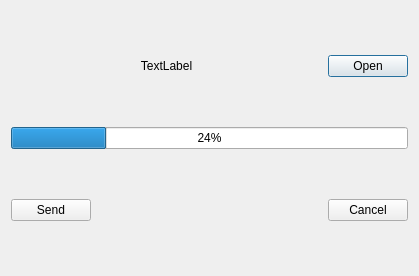
<?xml version="1.0" encoding="UTF-8"?>
<ui version="4.0">
 <class>send_window</class>
 <widget class="QDialog" name="send_window">
  <property name="geometry">
   <rect>
    <x>0</x>
    <y>0</y>
    <width>419</width>
    <height>276</height>
   </rect>
  </property>
  <property name="windowTitle">
   <string>Send File</string>
  </property>
  <layout class="QVBoxLayout" name="verticalLayout">
   <item>
    <layout class="QHBoxLayout" name="horizontalLayout_2">
     <item>
      <widget class="QLabel" name="tip_label">
       <property name="text">
        <string>TextLabel</string>
       </property>
       <property name="alignment">
        <set>Qt::AlignCenter</set>
       </property>
      </widget>
     </item>
     <item>
      <widget class="QPushButton" name="open_file">
       <property name="maximumSize">
        <size>
         <width>80</width>
         <height>16777215</height>
        </size>
       </property>
       <property name="text">
        <string>Open</string>
       </property>
      </widget>
     </item>
    </layout>
   </item>
   <item>
    <widget class="QProgressBar" name="progress_bar">
     <property name="value">
      <number>24</number>
     </property>
    </widget>
   </item>
   <item>
    <layout class="QHBoxLayout" name="horizontalLayout">
     <item>
      <widget class="QPushButton" name="send_file">
       <property name="text">
        <string>Send</string>
       </property>
      </widget>
     </item>
     <item>
      <spacer name="horizontalSpacer">
       <property name="orientation">
        <enum>Qt::Horizontal</enum>
       </property>
       <property name="sizeHint" stdset="0">
        <size>
         <width>40</width>
         <height>20</height>
        </size>
       </property>
      </spacer>
     </item>
     <item>
      <widget class="QPushButton" name="cancel_send">
       <property name="text">
        <string>Cancel</string>
       </property>
      </widget>
     </item>
    </layout>
   </item>
  </layout>
 </widget>
 <resources/>
 <connections/>
</ui>
